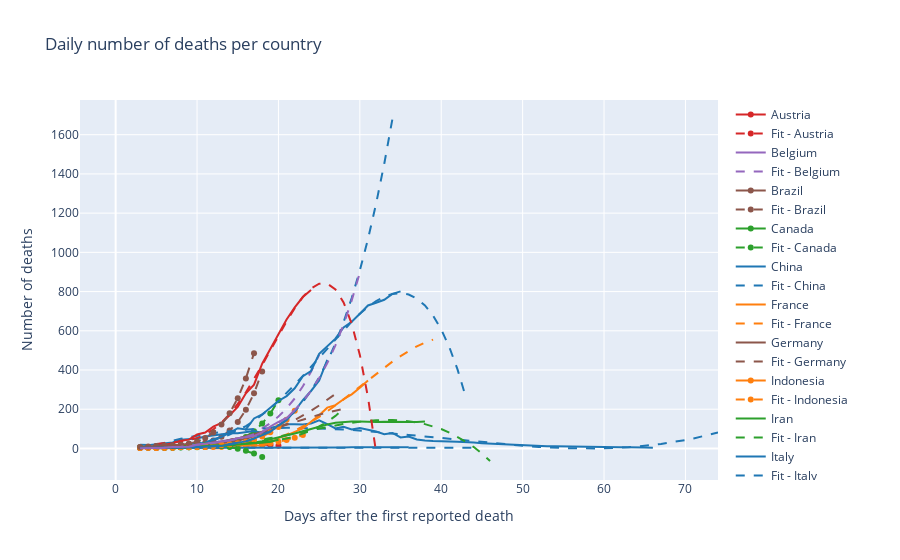

Notebook code cell kept with this figure:
### Markdown cell above
## Fitted polynomial curves with 5 days projection

### Code cell
def function(x,*coeffs):
    return  np.polyval(coeffs, x)

colorscale=['rgb(31, 119, 180)' ,'rgb(255, 127, 14)','rgb(44, 160, 44)','rgb(214, 39, 40)','rgb(148, 103, 189)','rgb(140, 86, 75)']

fig = go.Figure()
c=0
for row in data_format.iterrows():
    to_keep=row[1][1:].values>1
    if (any(row[1][1:].values>100)):
        death=pd.Series(np.diff(np.append([0],row[1][1:].values[to_keep]))).rolling(7,center=True).mean().round()
        time=np.array(list(death.index))
        fig.add_trace(go.Scatter(x=time, y=death,line=dict(color=colorscale[c]),name=row[1][0]))
        if len(death.dropna())>5:
            popt, pcov = curve_fit(function,  time[death.notnull()],  death.dropna(),p0=(1,1,1,1,1))
            fig.add_trace(go.Scatter(x=np.linspace(5,time[-1]+5,time[-1]+1), y=pd.Series(function(np.linspace(5,time[-1]+5,time[-1]+1), *popt)).round(),line=dict(color=colorscale[c],dash='dash'),name="Fit - "+row[1][0]))
    #else :
        #print(row[1][0])
    c+=1
    if c>(len(colorscale)-1):
        c=0
fig.update_layout(title='Daily number of deaths per country',
                   xaxis_title='Days after the first reported death',
                   yaxis_title='Number of deaths')
fig.show();

### Figure 1 — Plotly figure (JSON) as saved in the notebook; plotly's stock layout.template omitted (floating-point values rounded to 4 significant figures)
{"data": [{"line": {"color": "rgb(214, 39, 40)"}, "name": "Austria", "type": "scatter", "x": [0, 1, 2, 3, 4, 5, 6, 7, 8, 9, 10, 11, 12, 13, 14, 15], "y": [null, null, null, 2, 3, 4, 4, 6, 7, 9, 10, 12, 14, null, null, null]}, {"line": {"color": "rgb(214, 39, 40)", "dash": "dash"}, "name": "Fit - Austria", "type": "scatter", "x": [5, 6, 7, 8, 9, 10, 11, 12, 13, 14, 15, 16, 17, 18, 19, 20], "y": [4, 5, 6, 7, 9, 10, 12, 14, 16, 17, 19, 20, 20, 19, 17, 14]}, {"line": {"color": "rgb(148, 103, 189)"}, "name": "Belgium", "type": "scatter", "x": [0, 1, 2, 3, 4, 5, 6, 7, 8, 9, 10, 11, 12, 13, 14, 15, 16, 17, 18, 19, 20], "y": [null, null, null, 1, 2, 3, 5, 9, 10, 12, 16, 23, 28, 36, 41, 51, 61, 83, null, null, null]}, {"line": {"color": "rgb(148, 103, 189)", "dash": "dash"}, "name": "Fit - Belgium", "type": "scatter", "x": [5, 6, 7, 8, 9, 10, 11, 12, 13, 14, 15, 16, 17, 18, 19, 20, 21, 22, 23, 24, 25], "y": [3, 5, 8, 11, 14, 18, 22, 27, 33, 41, 51, 64, 81, 102, 129, 163, 204, 255, 317, 391, 478]}, {"line": {"color": "rgb(140, 86, 75)"}, "name": "Brazil", "type": "scatter", "x": [0, 1, 2, 3, 4, 5, 6, 7, 8, 9, 10, 11, 12, 13], "y": [null, null, null, 7, 8, 10, 12, 14, 16, 18, 22, null, null, null]}, {"line": {"color": "rgb(140, 86, 75)", "dash": "dash"}, "name": "Fit - Brazil", "type": "scatter", "x": [5, 6, 7, 8, 9, 10, 11, 12, 13, 14, 15, 16, 17, 18], "y": [10, 12, 14, 16, 18, 22, 29, 41, 60, 91, 135, 197, 281, 393]}, {"line": {"color": "rgb(44, 160, 44)"}, "name": "Canada", "type": "scatter", "x": [0, 1, 2, 3, 4, 5, 6, 7, 8, 9, 10, 11, 12, 13, 14, 15], "y": [null, null, null, 3, 3, 3, 3, 4, 6, 6, 6, 8, 11, null, null, null]}, {"line": {"color": "rgb(44, 160, 44)", "dash": "dash"}, "name": "Fit - Canada", "type": "scatter", "x": [5, 6, 7, 8, 9, 10, 11, 12, 13, 14, 15, 16, 17, 18, 19, 20], "y": [3, 4, 4, 5, 6, 7, 8, 11, 16, 25, 39, 59, 88, 127, 178, 246]}, {"line": {"color": "rgb(31, 119, 180)"}, "name": "China", "type": "scatter", "x": [0, 1, 2, 3, 4, 5, 6, 7, 8, 9, 10, 11, 12, 13, 14, 15, 16, 17, 18, 19, 20, 21, 22, 23, 24, 25, 26, 27, 28, 29, 30, 31, 32, 33, 34, 35, 36, 37, 38, 39, 40, 41, 42, 43, 44, 45, 46, 47, 48, 49, 50, 51, 52, 53, 54, 55, 56, 57, 58, 59, 60, 61, 62, 63, 64, 65, 66, 67, 68, 69], "y": [null, null, null, 19, 17, 22, 27, 31, 44, 49, 51, 61, 66, 72, 78, 78, 84, 89, 79, 105, 115, 123, 123, 122, 127, 143, 124, 102, 111, 97, 104, 95, 86, 73, 79, 56, 61, 46, 40, 38, 38, 36, 34, 33, 30, 27, 25, 22, 19, 17, 15, 13, 13, 11, 11, 10, 9, 10, 8, 7, 6, 6, 6, 6, 4, 5, 4, null, null, null]}, {"line": {"color": "rgb(31, 119, 180)", "dash": "dash"}, "name": "Fit - China", "type": "scatter", "x": [5, 6, 7, 8, 9, 10, 11, 12, 13, 14, 15, 16, 17, 18, 19, 20, 21, 22, 23, 24, 25, 26, 27, 28, 29, 30, 31, 32, 33, 34, 35, 36, 37, 38, 39, 40, 41, 42, 43, 44, 45, 46, 47, 48, 49, 50, 51, 52, 53, 54, 55, 56, 57, 58, 59, 60, 61, 62, 63, 64, 65, 66, 67, 68, 69, 70, 71, 72, 73, 74], "y": [18, 29, 39, 49, 57, 65, 72, 78, 84, 88, 93, 96, 99, 101, 103, 104, 105, 105, 104, 104, 102, 101, 99, 97, 94, 91, 88, 85, 81, 77, 73, 69, 65, 61, 56, 52, 48, 43, 39, 35, 31, 27, 23, 20, 16, 13, 10, 8, 5, 3, 2, 1, 0, 0, 0, 1, 2, 4, 6, 10, 13, 18, 23, 29, 35, 43, 51, 60, 70, 81]}, {"line": {"color": "rgb(255, 127, 14)"}, "name": "France", "type": "scatter", "x": [0, 1, 2, 3, 4, 5, 6, 7, 8, 9, 10, 11, 12, 13, 14, 15, 16, 17, 18, 19, 20, 21, 22, 23, 24, 25, 26, 27, 28, 29, 30, 31, 32, 33, 34], "y": [null, null, null, 1, 0, 1, 1, 1, 2, 2, 4, 6, 6, 10, 11, 10, 19, 17, 14, 28, 53, 67, 84, 102, 136, 169, 208, 221, 251, 276, 310, 347, null, null, null]}, {"line": {"color": "rgb(255, 127, 14)", "dash": "dash"}, "name": "Fit - France", "type": "scatter", "x": [5, 6, 7, 8, 9, 10, 11, 12, 13, 14, 15, 16, 17, 18, 19, 20, 21, 22, 23, 24, 25, 26, 27, 28, 29, 30, 31, 32, 33, 34, 35, 36, 37, 38, 39], "y": [5, 7, 7, 7, 5, 3, 2, 1, 1, 2, 6, 11, 18, 28, 39, 54, 71, 90, 111, 135, 161, 189, 219, 250, 282, 314, 347, 380, 412, 443, 471, 498, 521, 540, 555]}, {"line": {"color": "rgb(140, 86, 75)"}, "name": "Germany", "type": "scatter", "x": [0, 1, 2, 3, 4, 5, 6, 7, 8, 9, 10, 11, 12, 13, 14, 15, 16, 17, 18, 19, 20, 21, 22], "y": [null, null, null, 2, 2, 3, 4, 6, 9, 11, 12, 15, 19, 25, 32, 39, 50, 63, 75, 88, null, null, null]}, {"line": {"color": "rgb(140, 86, 75)", "dash": "dash"}, "name": "Fit - Germany", "type": "scatter", "x": [5, 6, 7, 8, 9, 10, 11, 12, 13, 14, 15, 16, 17, 18, 19, 20, 21, 22, 23, 24, 25, 26, 27], "y": [4, 5, 6, 8, 9, 12, 15, 20, 25, 32, 40, 50, 61, 74, 89, 106, 124, 145, 167, 192, 219, 247, 278]}, {"line": {"color": "rgb(255, 127, 14)"}, "name": "Indonesia", "type": "scatter", "x": [0, 1, 2, 3, 4, 5, 6, 7, 8, 9, 10, 11, 12, 13, 14, 15, 16, 17, 18], "y": [null, null, null, 4, 4, 5, 6, 6, 7, 6, 8, 8, 9, 9, 10, 12, null, null, null]}, {"line": {"color": "rgb(255, 127, 14)", "dash": "dash"}, "name": "Fit - Indonesia", "type": "scatter", "x": [5, 6, 7, 8, 9, 10, 11, 12, 13, 14, 15, 16, 17, 18, 19, 20, 21, 22, 23], "y": [5, 6, 6, 7, 7, 8, 8, 9, 9, 10, 12, 14, 17, 21, 27, 34, 43, 54, 68]}, {"line": {"color": "rgb(44, 160, 44)"}, "name": "Iran", "type": "scatter", "x": [0, 1, 2, 3, 4, 5, 6, 7, 8, 9, 10, 11, 12, 13, 14, 15, 16, 17, 18, 19, 20, 21, 22, 23, 24, 25, 26, 27, 28, 29, 30, 31, 32, 33, 34, 35, 36, 37, 38, 39, 40, 41], "y": [null, null, null, 2, 2, 3, 4, 5, 7, 8, 9, 10, 12, 13, 15, 20, 24, 31, 37, 46, 56, 67, 76, 88, 100, 112, 122, 131, 135, 137, 137, 135, 135, 136, 135, 137, 136, 135, 138, null, null, null]}, {"line": {"color": "rgb(44, 160, 44)", "dash": "dash"}, "name": "Fit - Iran", "type": "scatter", "x": [5, 6, 7, 8, 9, 10, 11, 12, 13, 14, 15, 16, 17, 18, 19, 20, 21, 22, 23, 24, 25, 26, 27, 28, 29, 30, 31, 32, 33, 34, 35, 36, 37, 38, 39, 40, 41, 42, 43, 44, 45, 46], "y": [3, 2, 1, 1, 2, 4, 7, 10, 14, 19, 25, 31, 38, 45, 53, 61, 69, 78, 86, 95, 103, 111, 118, 125, 131, 137, 141, 144, 145, 145, 143, 139, 133, 124, 113, 99, 81, 60, 35, 7, -26, -64]}, {"line": {"color": "rgb(31, 119, 180)"}, "name": "Italy", "type": "scatter", "x": [0, 1, 2, 3, 4, 5, 6, 7, 8, 9, 10, 11, 12, 13, 14, 15, 16, 17, 18, 19, 20, 21, 22, 23, 24, 25, 26, 27, 28, 29, 30, 31, 32, 33, 34, 35, 36, 37, 38], "y": [null, null, null, 3, 4, 4, 6, 10, 14, 19, 25, 29, 47, 59, 79, 103, 97, 153, 173, 206, 242, 267, 307, 368, 395, 483, 524, 560, 617, 646, 687, 729, 743, 758, 788, 801, null, null, null]}, {"line": {"color": "rgb(31, 119, 180)", "dash": "dash"}, "name": "Fit - Italy", "type": "scatter", "x": [5, 6, 7, 8, 9, 10, 11, 12, 13, 14, 15, 16, 17, 18, 19, 20, 21, 22, 23, 24, 25, 26, 27, 28, 29, 30, 31, 32, 33, 34, 35, 36, 37, 38, 39, 40, 41, 42, 43], "y": [8, 11, 13, 16, 20, 25, 32, 42, 55, 71, 91, 114, 140, 171, 205, 242, 282, 325, 370, 416, 463, 511, 558, 604, 647, 687, 722, 752, 774, 788, 792, 785, 764, 729, 677, 607, 516, 403, 265]}, {"line": {"color": "rgb(31, 119, 180)"}, "name": "Korea, South", "type": "scatter", "x": [0, 1, 2, 3, 4, 5, 6, 7, 8, 9, 10, 11, 12, 13, 14, 15, 16, 17, 18, 19, 20, 21, 22, 23, 24, 25, 26, 27, 28, 29, 30, 31, 32, 33, 34, 35, 36, 37, 38, 39], "y": [null, null, null, 2, 2, 2, 2, 3, 3, 3, 3, 4, 4, 5, 4, 4, 4, 4, 3, 4, 4, 3, 4, 3, 4, 4, 4, 5, 5, 6, 6, 6, 6, 6, 6, 7, 6, null, null, null]}, {"line": {"color": "rgb(31, 119, 180)", "dash": "dash"}, "name": "Fit - Korea, South", "type": "scatter", "x": [5, 6, 7, 8, 9, 10, 11, 12, 13, 14, 15, 16, 17, 18, 19, 20, 21, 22, 23, 24, 25, 26, 27, 28, 29, 30, 31, 32, 33, 34, 35, 36, 37, 38, 39, 40, 41, 42, 43, 44], "y": [2, 3, 3, 3, 3, 4, 4, 4, 4, 4, 4, 4, 4, 4, 4, 4, 4, 4, 4, 4, 4, 5, 5, 5, 5, 5, 6, 6, 6, 6, 6, 7, 7, 7, 6, 6, 6, 5, 5, 4]}, {"line": {"color": "rgb(140, 86, 75)"}, "name": "Netherlands", "type": "scatter", "x": [0, 1, 2, 3, 4, 5, 6, 7, 8, 9, 10, 11, 12, 13, 14, 15, 16, 17, 18, 19, 20, 21, 22, 23], "y": [null, null, null, 2, 2, 3, 6, 8, 10, 14, 18, 23, 27, 33, 43, 51, 63, 72, 85, 93, 109, null, null, null]}, {"line": {"color": "rgb(140, 86, 75)", "dash": "dash"}, "name": "Fit - Netherlands", "type": "scatter", "x": [5, 6, 7, 8, 9, 10, 11, 12, 13, 14, 15, 16, 17, 18, 19, 20, 21, 22, 23, 24, 25, 26, 27, 28], "y": [4, 6, 8, 10, 13, 17, 22, 28, 35, 43, 52, 61, 72, 83, 96, 108, 121, 134, 147, 160, 172, 183, 193, 202]}, {"line": {"color": "rgb(44, 160, 44)"}, "name": "Portugal", "type": "scatter", "x": [0, 1, 2, 3, 4, 5, 6, 7, 8, 9, 10, 11, 12, 13], "y": [null, null, null, 5, 6, 8, 10, 13, 15, 17, 18, null, null, null]}, {"line": {"color": "rgb(44, 160, 44)", "dash": "dash"}, "name": "Fit - Portugal", "type": "scatter", "x": [5, 6, 7, 8, 9, 10, 11, 12, 13, 14, 15, 16, 17, 18], "y": [8, 10, 13, 15, 17, 18, 18, 16, 13, 7, -1, -12, -26, -44]}, {"line": {"color": "rgb(214, 39, 40)"}, "name": "Spain", "type": "scatter", "x": [0, 1, 2, 3, 4, 5, 6, 7, 8, 9, 10, 11, 12, 13, 14, 15, 16, 17, 18, 19, 20, 21, 22, 23, 24, 25, 26, 27], "y": [null, null, null, 5, 7, 7, 18, 26, 39, 45, 71, 81, 111, 130, 169, 212, 281, 325, 432, 505, 585, 658, 719, 772, 808, null, null, null]}, {"line": {"color": "rgb(214, 39, 40)", "dash": "dash"}, "name": "Fit - Spain", "type": "scatter", "x": [5, 6, 7, 8, 9, 10, 11, 12, 13, 14, 15, 16, 17, 18, 19, 20, 21, 22, 23, 24, 25, 26, 27, 28, 29, 30, 31, 32], "y": [23, 29, 32, 35, 42, 53, 71, 97, 132, 175, 227, 286, 353, 425, 500, 575, 648, 715, 773, 816, 840, 841, 811, 745, 636, 477, 261, -21]}, {"line": {"color": "rgb(255, 127, 14)"}, "name": "Sweden", "type": "scatter", "x": [0, 1, 2, 3, 4, 5, 6, 7, 8, 9, 10, 11, 12, 13, 14, 15, 16, 17], "y": [null, null, null, 2, 3, 3, 3, 4, 7, 9, 13, 12, 13, 17, 21, null, null, null]}, {"line": {"color": "rgb(255, 127, 14)", "dash": "dash"}, "name": "Fit - Sweden", "type": "scatter", "x": [5, 6, 7, 8, 9, 10, 11, 12, 13, 14, 15, 16, 17, 18, 19, 20, 21, 22], "y": [2, 4, 5, 7, 9, 11, 12, 14, 17, 21, 26, 34, 45, 61, 82, 110, 146, 192]}, {"line": {"color": "rgb(44, 160, 44)"}, "name": "Switzerland", "type": "scatter", "x": [0, 1, 2, 3, 4, 5, 6, 7, 8, 9, 10, 11, 12, 13, 14, 15, 16, 17, 18, 19, 20, 21, 22, 23], "y": [null, null, null, 2, 2, 2, 3, 3, 5, 6, 9, 12, 15, 14, 18, 21, 25, 27, 29, 34, 44, null, null, null]}, {"line": {"color": "rgb(44, 160, 44)", "dash": "dash"}, "name": "Fit - Switzerland", "type": "scatter", "x": [5, 6, 7, 8, 9, 10, 11, 12, 13, 14, 15, 16, 17, 18, 19, 20, 21, 22, 23, 24, 25, 26, 27, 28], "y": [1, 2, 4, 5, 7, 9, 11, 14, 16, 18, 20, 23, 27, 31, 36, 42, 51, 61, 75, 91, 112, 136, 166, 202]}, {"line": {"color": "rgb(140, 86, 75)"}, "name": "Turkey", "type": "scatter", "x": [0, 1, 2, 3, 4, 5, 6, 7, 8, 9, 10, 11, 12], "y": [null, null, null, 8, 10, 13, 14, 14, 19, 24, null, null, null]}, {"line": {"color": "rgb(140, 86, 75)", "dash": "dash"}, "name": "Fit - Turkey", "type": "scatter", "x": [5, 6, 7, 8, 9, 10, 11, 12, 13, 14, 15, 16, 17], "y": [12, 14, 15, 18, 24, 35, 53, 81, 122, 179, 256, 357, 486]}, {"line": {"color": "rgb(31, 119, 180)"}, "name": "US", "type": "scatter", "x": [0, 1, 2, 3, 4, 5, 6, 7, 8, 9, 10, 11, 12, 13, 14, 15, 16, 17, 18, 19, 20, 21, 22, 23, 24, 25, 26, 27, 28, 29], "y": [null, null, null, 3, 2, 3, 4, 4, 5, 5, 6, 9, 11, 12, 23, 28, 36, 51, 67, 85, 118, 144, 191, 246, 293, 346, 452, null, null, null]}, {"line": {"color": "rgb(31, 119, 180)", "dash": "dash"}, "name": "Fit - US", "type": "scatter", "x": [5, 6, 7, 8, 9, 10, 11, 12, 13, 14, 15, 16, 17, 18, 19, 20, 21, 22, 23, 24, 25, 26, 27, 28, 29, 30, 31, 32, 33, 34], "y": [3, 3, 4, 4, 5, 7, 9, 11, 15, 20, 27, 37, 50, 67, 88, 115, 148, 188, 236, 294, 363, 443, 536, 644, 767, 908, 1068, 1249, 1452, 1680]}, {"line": {"color": "rgb(148, 103, 189)"}, "name": "United Kingdom", "type": "scatter", "x": [0, 1, 2, 3, 4, 5, 6, 7, 8, 9, 10, 11, 12, 13, 14, 15, 16, 17, 18, 19, 20, 21, 22, 23, 24, 25], "y": [null, null, null, 1, 1, 3, 3, 7, 7, 9, 19, 24, 30, 37, 40, 52, 56, 63, 83, 112, 136, 154, 196, null, null, null]}, {"line": {"color": "rgb(148, 103, 189)", "dash": "dash"}, "name": "Fit - United Kingdom", "type": "scatter", "x": [5, 6, 7, 8, 9, 10, 11, 12, 13, 14, 15, 16, 17, 18, 19, 20, 21, 22, 23, 24, 25, 26, 27, 28, 29, 30], "y": [1, 3, 6, 9, 14, 18, 23, 28, 34, 41, 49, 59, 71, 86, 106, 130, 159, 196, 240, 294, 359, 435, 526, 632, 755, 897]}], "layout": {"title": {"text": "Daily number of deaths per country"}, "xaxis": {"title": {"text": "Days after the first reported death"}}, "yaxis": {"title": {"text": "Number of deaths"}}}}
